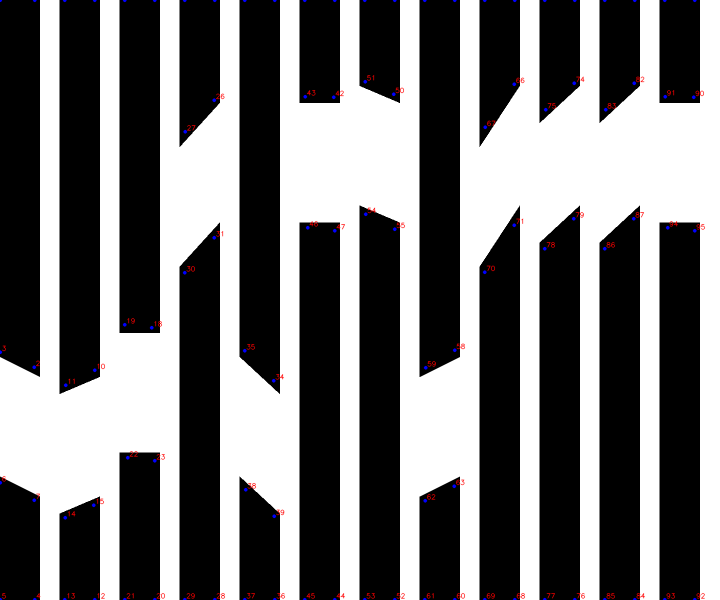
#> input picture result_annotated.png, 1440 x 1200 px (shown at 1/2 size); its folder holds only this picture in this run
$ python process_cylindertag.py --image result_annotated.png --diameter_mm 1.0
#> lines starting #> are read from the running program, lines starting #| are printed output that depends on the picture; after the words box and inside, x2 and y2 are one past the last pixel; in counts of white or black regions, pixels touching at a corner belong together
import argparse
import math
import numpy as np
import cv2
import csv
import matplotlib
matplotlib.use("Agg")
import matplotlib.pyplot as plt
import os
import numpy as np
import cv2

def _col_color(c, ncols):
    hsv = np.uint8([[[int(180.0*c/max(1,ncols-1)), 200, 255]]])
    bgr = cv2.cvtColor(hsv, cv2.COLOR_HSV2BGR)[0,0]
    return int(bgr[0]), int(bgr[1]), int(bgr[2])

def draw_columns_with_ids(image_bgr, corners_array, n_cols, out_path):
    """
    corners_array: 每行 [x_px, y_px, col, row, corner_id]，dtype 可能是 object
    n_cols: 总列数
    返回：cv2.imwrite 的布尔值
    """
    if corners_array is None or len(corners_array) == 0:
        print("[BYCOL] corners_array is empty")
        return False

    vis = image_bgr.copy()
    font = cv2.FONT_HERSHEY_SIMPLEX
    ca = np.asarray(corners_array, dtype=object)

    # 先把 col、row、k 安全转成整型数组，避免 object 比较踩坑
    col_arr = np.asarray(ca[:,2]).astype(int)
    row_arr = np.asarray(ca[:,3]).astype(int)
    kid_arr = np.asarray(ca[:,4]).astype(int)

    for c in range(n_cols):
        col_color = _col_color(c, n_cols)

        # 该列的上/下条索引
        idx_top = np.where((col_arr==c) & (row_arr==0))[0]
        idx_bot = np.where((col_arr==c) & (row_arr==1))[0]

        # 画上条（按 corner_id 排序 TL,TR,BR,BL）
        if idx_top.size == 4:
            order_top = idx_top[np.argsort(kid_arr[idx_top])]
            poly_top = ca[order_top][:, :2].astype(float).astype(int)
            cv2.polylines(vis, [poly_top.reshape(-1,1,2)], True, col_color, 2, cv2.LINE_AA)

        # 画下条
        if idx_bot.size == 4:
            order_bot = idx_bot[np.argsort(kid_arr[idx_bot])]
            poly_bot = ca[order_bot][:, :2].astype(float).astype(int)
            cv2.polylines(vis, [poly_bot.reshape(-1,1,2)], True, col_color, 2, cv2.LINE_AA)

        # 标注每个角点：idx|c r k
        idx_in_col = np.where(col_arr==c)[0]
        for idx in idx_in_col:
            x, y = float(ca[idx,0]), float(ca[idx,1])
            r = int(row_arr[idx]); k = int(kid_arr[idx])
            cv2.circle(vis, (int(x),int(y)), 3, col_color, -1, cv2.LINE_AA)
            txt = f"{idx}|c{c} r{r} k{k}"
            cv2.putText(vis, txt, (int(x)+3, int(y)-3),
                        font, 0.45, (0,0,0), 2, cv2.LINE_AA)
            cv2.putText(vis, txt, (int(x)+3, int(y)-3),
                        font, 0.45, (255,255,255), 1, cv2.LINE_AA)

        # 在该列左上附近写 Column c
        if idx_top.size == 4:
            tl = ca[idx_top[np.argmin(kid_arr[idx_top])], :2].astype(float).astype(int)  # k=0 位置
            cv2.putText(vis, f"Column {c}", (int(tl[0])-5, int(tl[1])-8),
                        font, 0.55, col_color, 2, cv2.LINE_AA)

    # 确保目录存在
    os.makedirs(os.path.dirname(out_path) or ".", exist_ok=True)
    ok = cv2.imwrite(out_path, vis)
    print(f"[BYCOL] saved: {out_path}  ok={ok}")
    return ok

# ------------------ 基础工具 ------------------

def order_quad_corners(pts):
    """将近似四边形的4点排序为 TL, TR, BR, BL"""
    pts = np.array(pts, dtype=np.float32).reshape(-1, 2)
    ys = pts[:, 1]
    idx = np.argsort(ys)
    top2 = pts[idx[:2]]
    bot2 = pts[idx[2:]]
    tl, tr = top2[np.argsort(top2[:, 0])]
    bl, br = bot2[np.argsort(bot2[:, 0])]
    return np.array([tl, tr, br, bl], dtype=np.float32)

def preprocess(gray, invert=False):
    """对灰度图进行对比度增强 + 自适应阈值 + 形态学闭操作"""
    clahe = cv2.createCLAHE(clipLimit=3.0, tileGridSize=(8,8))
    eq = clahe.apply(gray)
    blur = cv2.GaussianBlur(eq, (3,3), 0)
    th = cv2.adaptiveThreshold(
        blur, 255,
        cv2.ADAPTIVE_THRESH_GAUSSIAN_C,
        cv2.THRESH_BINARY_INV, 31, 5
    )
    if invert:
        th = cv2.bitwise_not(th)
    kernel = cv2.getStructuringElement(cv2.MORPH_RECT, (3,3))
    th = cv2.morphologyEx(th, cv2.MORPH_CLOSE, kernel, iterations=1)
    return th

def find_quads(binary, min_area=400, max_area_ratio=0.25):
    """在二值图中检出四边形轮廓"""
    contours, _ = cv2.findContours(binary, cv2.RETR_EXTERNAL, cv2.CHAIN_APPROX_SIMPLE)
    H, W = binary.shape[:2]
    max_area = W * H * max_area_ratio
    quads = []
    for cnt in contours:
        area = cv2.contourArea(cnt)
        if area < min_area or area > max_area:
            continue
        peri = cv2.arcLength(cnt, True)
        eps = 0.02 * peri
        approx = cv2.approxPolyDP(cnt, eps, True)
        if len(approx) != 4:
            eps2 = 0.04 * peri
            approx2 = cv2.approxPolyDP(cnt, eps2, True)
            if len(approx2) == 4:
                approx = approx2
            else:
                continue
        quad = approx.reshape(-1, 2).astype(np.float32)
        x, y, w, h = cv2.boundingRect(approx)
        quads.append({
            "quad": order_quad_corners(quad),
            "bbox": (x, y, w, h),
            "area": float(area),
            "cx": float(x + w / 2.0),
            "cy": float(y + h / 2.0),
        })
    return quads

def group_quads_into_grid(quads, n_cols=12, n_rows=2):
    """
    将所有四边形按 x 聚类成 n_cols 列，再按 y 排序取每列的 n_rows 个。
    聚类标签按列中心从左到右重映射，确保 col=0..n_cols-1 为左→右。
    """
    quads_sorted = sorted(quads, key=lambda q: q["cx"])
    if len(quads_sorted) < n_cols * n_rows:
        return None
    xs = np.array([q["cx"] for q in quads_sorted], dtype=np.float32).reshape(-1,1)
    criteria = (cv2.TERM_CRITERIA_EPS + cv2.TERM_CRITERIA_MAX_ITER, 50, 0.5)
    _, labels, centers = cv2.kmeans(xs, n_cols, None, criteria, 5, cv2.KMEANS_PP_CENTERS)

    centers = centers.flatten()
    order = np.argsort(centers)
    old2new = {int(old): int(new) for new, old in enumerate(order)}

    cols = [[] for _ in range(n_cols)]
    for q, lab in zip(quads_sorted, labels.flatten().tolist()):
        cols[old2new[lab]].append(q)

    grid = []
    for c in range(n_cols):
        col = sorted(cols[c], key=lambda q: q["cy"])
        if len(col) < n_rows:
            return None
        grid.append(col[:n_rows])
    return grid

def detect_corners(image_bgr, cols=12, rows=2, min_area=400, max_area_ratio=0.25):
    """
    返回 corners 数组（每行 [x_px, y_px, col, row, corner_id]）和可视化图
    corner_id: 0=TL,1=TR,2=BR,3=BL
    """
    gray = cv2.cvtColor(image_bgr, cv2.COLOR_BGR2GRAY)
    for invert in (False, True):
        th = preprocess(gray, invert=invert)
        quads = find_quads(th, min_area=min_area, max_area_ratio=max_area_ratio)
        grid = group_quads_into_grid(quads, n_cols=cols, n_rows=rows)
        if grid is not None:
            corners = []
            vis = image_bgr.copy()
            font = cv2.FONT_HERSHEY_SIMPLEX
            idx = 0
            for col_idx, col in enumerate(grid):               # col_idx 已保证左→右
                for row_idx, q in enumerate(col):              # 0=上带, 1=下带
                    pts = q["quad"].reshape(-1,1,2).astype(np.int32)
                    cv2.polylines(vis, [pts], True, (0,255,0), 2, cv2.LINE_AA)
                    ordered = order_quad_corners(q["quad"])
                    for k,(x,y) in enumerate(ordered):
                        corners.append([float(x), float(y), int(col_idx), int(row_idx), int(k)])
                        cv2.circle(vis, (int(x),int(y)), 3, (255,0,0), -1, cv2.LINE_AA)
                        cv2.putText(vis, f"{idx}", (int(x)+3, int(y)-3), font, 0.45, (0,0,255), 1, cv2.LINE_AA)
                        idx += 1
            return np.array(corners, dtype=object), vis
    return None, None

def reorder_per_column_clockwise(corners_array, n_cols=12):
    """
    目标列内顺序（共 8 点）：
      上半条：TL, TR, BR, BL   -> 索引 [0,1,2,3]
      下半条：BR, BL, TL, TR   -> 索引 [2,3,0,1] （★从右下角开始顺时针）
    """
    ca = np.asarray(corners_array, dtype=object)
    out_rows = []
    for c in range(n_cols):
        top = ca[(ca[:,2] == c) & (ca[:,3] == 0)]
        bot = ca[(ca[:,2] == c) & (ca[:,3] == 1)]
        if top.shape[0] != 4 or bot.shape[0] != 4:
            # 有缺列就按原状拼上，方便你排错
            out_rows.extend(list(top)); out_rows.extend(list(bot))
            continue

        # 先把两条都排成 TL,TR,BR,BL
        top = top[np.argsort(top[:,4].astype(int))]
        bot = bot[np.argsort(bot[:,4].astype(int))]

        # 上半条保持 TL,TR,BR,BL
        top_seq = top
        # 下半条改成 BR,BL,TL,TR（从右下角开始顺时针）
        bot_seq = bot[[2,3,0,1]]

        col8 = np.vstack([top_seq, bot_seq])
        out_rows.extend(list(col8))
    return np.array(out_rows, dtype=object)

# ------------------ 关键：像素 -> 圆柱面 3D(mm) ------------------

def pixels_to_cylinder_xyz(
    pts_px, img_w_px, img_h_px, diameter_mm,
    print_width_mm=None, wrap_ratio=None,
    print_height_mm=None,            # ★ 新增：明确打印高度（轴向）
    theta0_deg=0.0, z_origin='center',
    invert_theta=False               # ★ 新增：横向镜像（贴反时 True）
):
    """
    将像素坐标映射到圆柱表面3D坐标（单位 mm）。
    - print_width_mm：贴纸在圆周方向的实际宽度（没绕一圈也OK）
    - print_height_mm：贴纸轴向实际高度（不传则按像素比例推算）
    - wrap_ratio = print_width_mm / (π*diameter_mm)
    - theta0_deg：贴纸左边缘在圆周上的起始角（0°沿X轴，逆时针为正）
    - invert_theta：若整张左右颠倒贴，置 True
    """
    R = diameter_mm / 2.0
    C = math.pi * diameter_mm

    if wrap_ratio is None:
        if print_width_mm is None:
            print_width_mm = C
        wrap_ratio = print_width_mm / C
    else:
        if print_width_mm is None:
            print_width_mm = wrap_ratio * C

    if print_height_mm is None:
        print_height_mm = print_width_mm * (img_h_px / img_w_px)

    theta0 = math.radians(theta0_deg)

    pts_px = np.asarray(pts_px, dtype=float)
    x_px = pts_px[:, 0]; y_px = pts_px[:, 1]

    # 像素 → 贴纸坐标(mm)
    x_mm = x_px / img_w_px * print_width_mm
    z_mm = (1.0 - y_px / img_h_px) * print_height_mm

    if z_origin == 'center':
        z_mm -= print_height_mm / 2.0
    elif z_origin == 'bottom':
        z_mm -= print_height_mm
    elif z_origin == 'top':
        pass
    else:
        raise ValueError("z_origin must be 'center'|'top'|'bottom'")

    t = x_mm / print_width_mm  # 0..1
    if invert_theta:
        t = 1.0 - t

    theta = theta0 + 2.0 * math.pi * wrap_ratio * t
    X = R * np.cos(theta)
    Y = R * np.sin(theta)
    Z = z_mm
    return np.stack([X, Y, Z], axis=1)

# ------------------ I/O & 可视化 ------------------

def save_corners_csv(path, corners_array):
    with open(path, "w", newline="") as f:
        w = csv.writer(f)
        w.writerow(["x_px","y_px","col","row","corner_id"])
        for r in corners_array:
            w.writerow(list(r))

def save_xyz_csv(path, xyz_array):
    with open(path, "w") as f:
        for i, r in enumerate(xyz_array, start=0):
            f.write(f"{i} {r[0]:.6f} {r[1]:.6f} {r[2]:.6f}\n")

def render_vis_from_corners(image_bgr, corners_array, out_path):
    vis = image_bgr.copy()
    font = cv2.FONT_HERSHEY_SIMPLEX
    for idx, r in enumerate(corners_array):
        x, y = float(r[0]), float(r[1])
        cv2.circle(vis, (int(x), int(y)), 3, (255,0,0), -1, cv2.LINE_AA)
        cv2.putText(vis, f"{idx}", (int(x)+3, int(y)-3), font, 0.45, (0,0,255), 1, cv2.LINE_AA)
    cv2.imwrite(out_path, vis)

def plot_xyz_png(path, xyz_array, title="CylinderTag 3D points"):
    xs, ys, zs = xyz_array[:,0], xyz_array[:,1], xyz_array[:,2]
    fig = plt.figure()
    ax = fig.add_subplot(111, projection='3d')
    ax.scatter(xs, ys, zs, marker='o')
    ax.set_xlabel("X (mm)")
    ax.set_ylabel("Y (mm)")
    ax.set_zlabel("Z (mm)")
    ax.set_title(title)
    fig.savefig(path, dpi=200, bbox_inches="tight")
    plt.close(fig)

# ------------------ 主流程 ------------------

def main():
    ap = argparse.ArgumentParser()
    ap.add_argument("--image", required=True, help="Path to CylinderTag image (BMP/PNG/JPG)")
    ap.add_argument("--out_prefix", default="result", help="Output prefix")

    ap.add_argument("--cols", type=int, default=12)
    ap.add_argument("--rows", type=int, default=2)
    ap.add_argument("--img_w_px", type=int, default=1440)
    ap.add_argument("--img_h_px", type=int, default=1200)

    ap.add_argument("--diameter_mm", type=float, required=True, help="Cylinder diameter (mm)")
    ap.add_argument("--print_width_mm", type=float, default=None, help="Sticker width along circumference (mm)")
    ap.add_argument("--wrap_ratio", type=float, default=None, help="Alternative: width / circumference")
    ap.add_argument("--print_height_mm", type=float, default=None, help="Sticker height along axis (mm)")

    ap.add_argument("--theta0_deg", type=float, default=0.0, help="Start angle for left edge (deg)")
    ap.add_argument("--invert_theta", action="store_true", help="Set if sticker is mirrored left-right")
    ap.add_argument("--z_origin", choices=["center","top","bottom"], default="center")

    ap.add_argument("--min_area", type=float, default=400)
    ap.add_argument("--max_area_ratio", type=float, default=0.25)
    args = ap.parse_args()

    img = cv2.imread(args.image, cv2.IMREAD_COLOR)
#> img is the input picture: shape (1200, 1440, 3); mean B, G, R 117.6, 117.1, 117.7
    if img is None:
        raise SystemExit(f"Cannot read image: {args.image}")

    corners, _ = detect_corners(
        img, cols=args.cols, rows=args.rows,
        min_area=args.min_area, max_area_ratio=args.max_area_ratio
    )
#> the loop in detect_corners, `for invert in (False, True):` made 2 passes
#> (order in group_quads_into_grid, cols in group_quads_into_grid) on pass 2: ([6, 4, 9, 1, 10, 2, 11, 5, 3, 8, 7, 0], [[], [], [], [], [], [], [], [], [], [], [], []])
#> pass 1, in preprocess, `th = cv2.adaptiveThreshold( blur, 255, cv2.ADAPTIVE_THRESH_GAUSSIAN_C,..`:
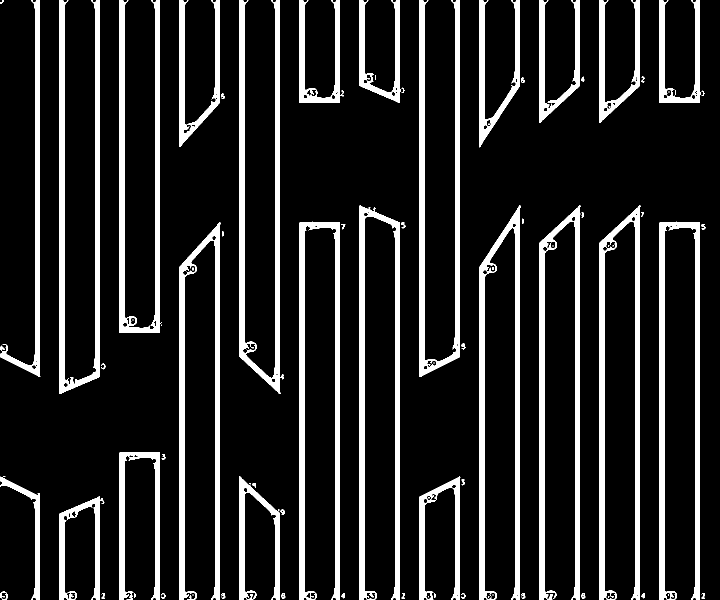
#> th: shape (1200, 1440) (shown at 1/2 size); 14.4% white; 90 white regions (34 under 20 px), largest, box (x1, y1, x2, y2) and area: (719, 411, 800, 1200) 16486, (1079, 411, 1161, 1200) 16421, (1199, 411, 1281, 1200) 16394
#> after the loop in detect_corners, `for invert in (False, True):`:
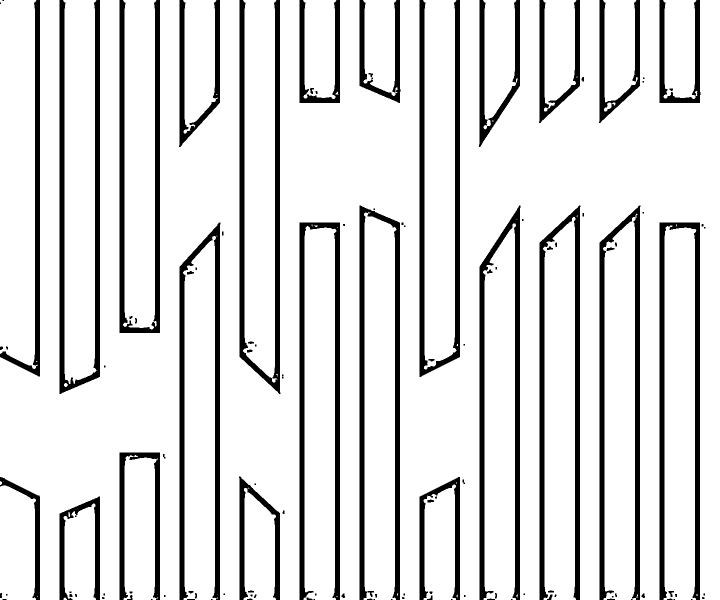
#> th: shape (1200, 1440) (shown at 1/2 size); 85.8% white; 126 black regions (49 under 20 px), largest, box (x1, y1, x2, y2) and area: (119, 0, 200, 788) 16276, (719, 411, 800, 1200) 16261, (1199, 411, 1281, 1200) 16126
#> after the loop in detect_corners, `for invert in (False, True):`:
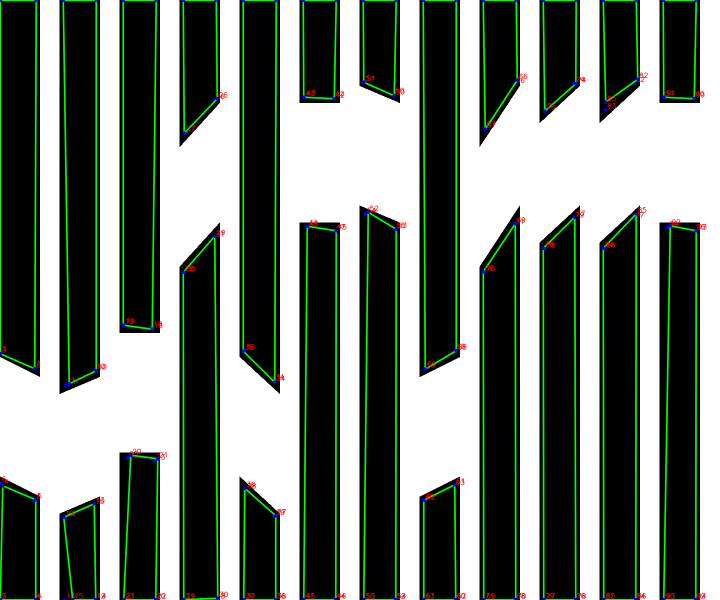
#> vis: shape (1200, 1440, 3) (shown at 1/2 size); mean B, G, R 117.5, 129, 117.9
    if corners is None:
        raise SystemExit("Corner detection failed. Try adjusting --min_area / --max_area_ratio.")

    # 统一角点顺序
    corners = reorder_per_column_clockwise(corners, n_cols=args.cols)
#> after the loop in reorder_per_column_clockwise, `for c in range(n_cols):`: out_rows = 96 items

    # 保存像素角点 + 重排顺序编号图
    save_corners_csv(f"{args.out_prefix}_corners.csv", corners)
#> the loop in save_corners_csv, `for r in corners_array:` made 96 passes
    render_vis_from_corners(img, corners, f"{args.out_prefix}_annotated.png")
#> in render_vis_from_corners, `font = cv2.FONT_HERSHEY_SIMPLEX`: font = 0
#> the loop in render_vis_from_corners, `for idx, r in enumerate(corners_array):` made 96 passes
#> (x, y) on passes 1 to 8: (0, 0), (72, 0), (69, 737), (0, 707), (71, 1199), (0, 1199), (5, 971), (71, 999)
#> after the loop in render_vis_from_corners, `for idx, r in enumerate(corners_array):`:
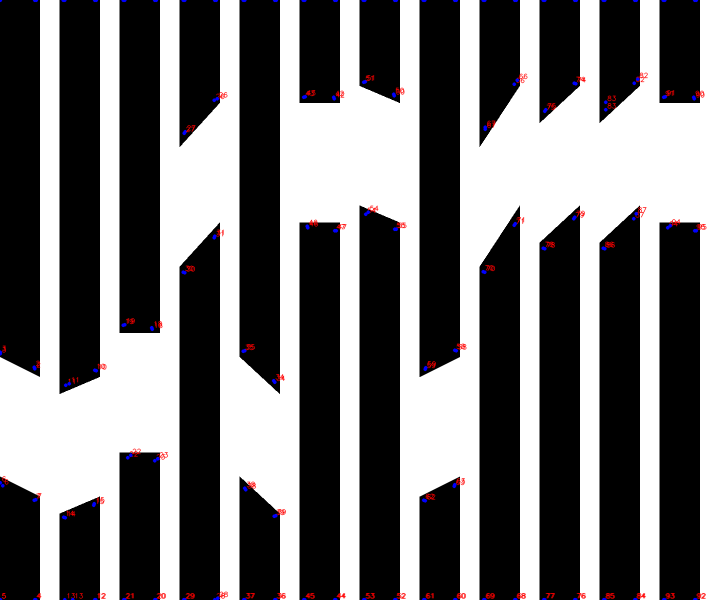
#> vis: shape (1200, 1440, 3) (shown at 1/2 size); 0.69% of pixels changed, all inside (x1, y1, x2, y2) = (0, 0, 1414, 1200)
    out_by_col = f"{args.out_prefix}_by_col.png"
    draw_columns_with_ids(img, corners, args.cols, out_by_col)
#> in draw_columns_with_ids, `col_arr = np.asarray(ca[:,2]).astype(int)`: col_arr = 96 values from 0 to 11
#> in draw_columns_with_ids, `row_arr = np.asarray(ca[:,3]).astype(int)`: row_arr = 96 values, max 1 at index 4, min 0 at index 0, mean 0.5
#> in draw_columns_with_ids, `kid_arr = np.asarray(ca[:,4]).astype(int)`: kid_arr = 96 values, max 3 at index 3, min 0 at index 0, mean 1.5
#> the loop in draw_columns_with_ids, `for c in range(n_cols):` made 12 passes
#> (hsv in _col_color, col_color, poly_top, order_bot, poly_bot, idx_in_col) on passes 1 to 2: ([[0, 200, 255]], (55, 55, 255), [[0, 0], [72, 0], [69, 737], [0, 707]], [6, 7, 4, 5], [[5, 971], [71, 999], [71, 1199], [0, 1199]], [0, 1, 2, 3, 4, 5, 6, 7]), ([[16, 200, 255]], (55, 162, 255), [[126, 0], [192, 0], [192, 741], [138, 767]], [14, 15, 12, 13], [[127, 1034], [188, 1007], [191, 1199], [145, 1199]], [8, 9, 10, 11, 12, 13, 14, 15])
#> after the loop in draw_columns_with_ids, `for c in range(n_cols):`:
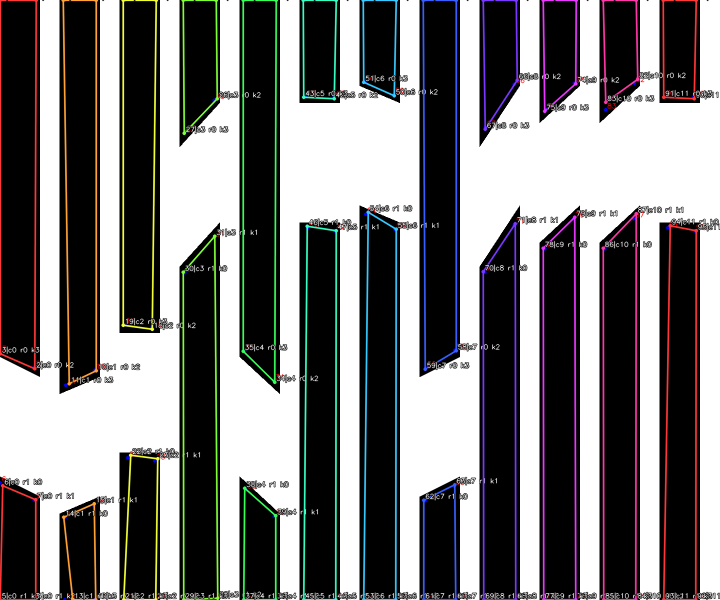
#> vis: shape (1200, 1440, 3) (shown at 1/2 size); 9.77% of pixels changed, all inside (x1, y1, x2, y2) = (0, 0, 1440, 1200)
#| [BYCOL] saved: result_by_col.png  ok=True

    # 像素 → mm（圆柱面）
    xy = corners[:, :2].astype(float)
#> xy = 96 pairs, first value 0 to 1392, second value 0 to 1199
    xyz = pixels_to_cylinder_xyz(
        xy,
        img_w_px=args.img_w_px, img_h_px=args.img_h_px,
        diameter_mm=args.diameter_mm,
        print_width_mm=args.print_width_mm,
        wrap_ratio=args.wrap_ratio,
        print_height_mm=args.print_height_mm,   # ★ 新增：支持显式高度
        theta0_deg=args.theta0_deg,
        z_origin=args.z_origin,
        invert_theta=args.invert_theta          # ★ 新增：支持镜像
    )
#> in pixels_to_cylinder_xyz, `pts_px = np.asarray(pts_px, dtype=float)`: pts_px has the same summary as xy in main
#> in pixels_to_cylinder_xyz, `x_px = pts_px[:, 0]`: x_px = 96 values, max 1392 at index 89, min 0 at index 0, mean 699.6
#> in pixels_to_cylinder_xyz, `y_px = pts_px[:, 1]`: y_px = 96 values, max 1199 at index 4, min 0 at index 0, mean 573.8
#> in pixels_to_cylinder_xyz, `x_mm = x_px / img_w_px * print_width_mm`: x_mm = 96 values, max 3.04 at index 89, min 0 at index 0, mean 1.53
#> in pixels_to_cylinder_xyz, `z_mm = (1.0 - y_px / img_h_px) * print_height_mm`: z_mm = 96 values, max 2.62 at index 0, min 0.00218 at index 4, mean 1.37
#> in pixels_to_cylinder_xyz, `z_mm -= print_height_mm / 2.0`: z_mm = 96 values, max 1.31 at index 0, min -1.31 at index 4, mean 0.0571
#> in pixels_to_cylinder_xyz, `t = x_mm / print_width_mm`: t = 96 values, max 0.967 at index 89, min 0 at index 0, mean 0.486
#> in pixels_to_cylinder_xyz, `theta = theta0 + 2.0 * math.pi * wrap_ratio * t`: theta = 96 values, max 6.07 at index 89, min 0 at index 0, mean 3.05
#> in pixels_to_cylinder_xyz, `X = R * np.cos(theta)`: X = 96 values, max 0.5 at index 0, min -0.5 at index 48, mean -0.000332
#> in pixels_to_cylinder_xyz, `Y = R * np.sin(theta)`: Y = 96 values, max 0.5 at index 24, min -0.5 at index 72, mean 7.1e-05
#> in pixels_to_cylinder_xyz, `Z = z_mm`: Z has the same summary as z_mm
#> xyz = 96 rows, first 8: [0.5, 0, 1.31], [0.476, 0.155, 1.31], [0.478, 0.148, -0.299], [0.5, 0, -0.233], [0.476, 0.152, -1.31], [0.5, 0, -1.31], [0.5, 0.0109, -0.809], [0.476, 0.152, -0.87]

    # 存 3D + 预览
    save_xyz_csv(f"{args.out_prefix}_xyz.csv", xyz)
#> the loop in save_xyz_csv, `for i, r in enumerate(xyz_array, start=0):` made 96 passes
    plot_xyz_png(f"{args.out_prefix}_preview.png", xyz)
#> in plot_xyz_png, `xs, ys, zs = xyz_array[:,0], xyz_array[:,1], xyz_array[:,2]`: xs has the same summary as X in pixels_to_cylinder_xyz; ys has the same summary as Y in pixels_to_cylinder_xyz; zs has the same summary as z_mm in pixels_to_cylinder_xyz
#> in plot_xyz_png, `fig.savefig(path, dpi=200, bbox_inches="tight")`:
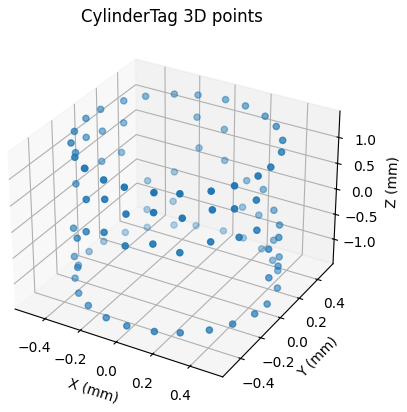
#> figure drawn by matplotlib, 1 panel

    print("[OK] Saved:")
    print(f"  {args.out_prefix}_corners.csv")
    print(f"  {args.out_prefix}_annotated.png")
    print(f"  {args.out_prefix}_xyz.csv")
    print(f"  {args.out_prefix}_preview.png")

if __name__ == "__main__":
    main()
